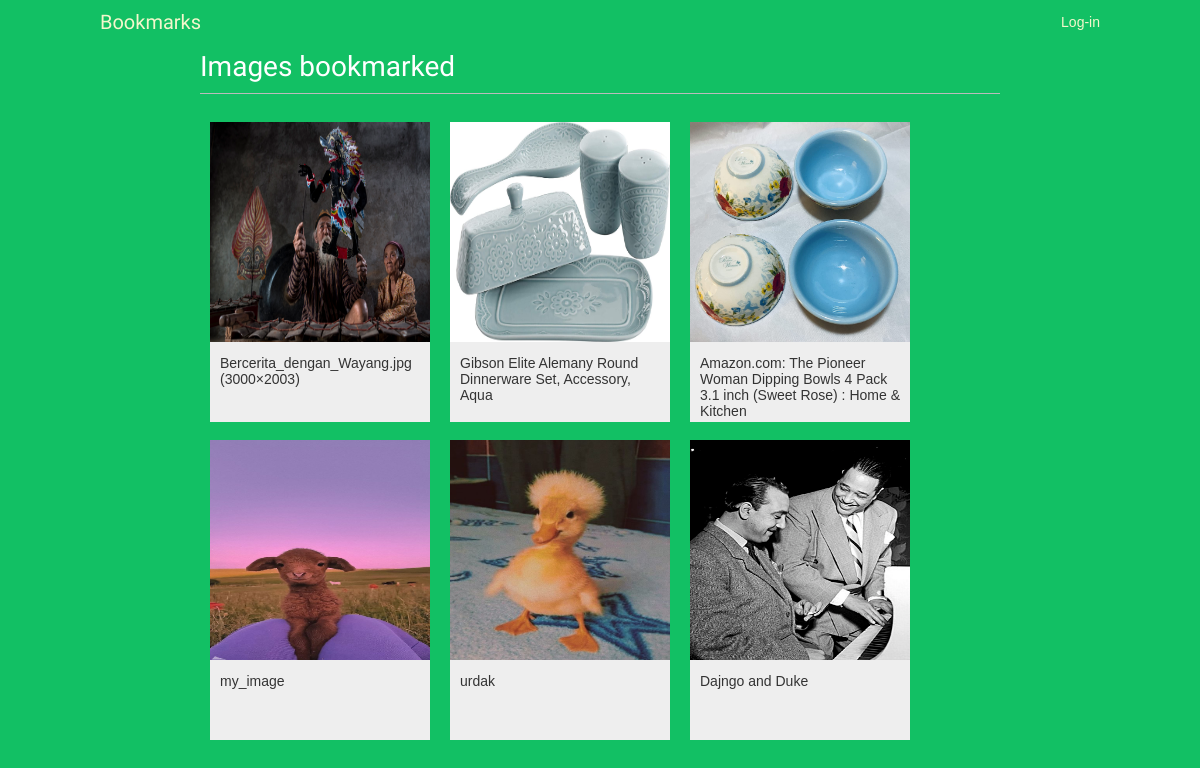
Screenshot of /images/ with the database file from the repository.
### images/models.py (models this page shows, shortened)
class Image(models.Model):
    user = models.ForeignKey(settings.AUTH_USER_MODEL, related_name='images_created', on_delete=models.CASCADE)
    title = models.CharField(max_length=200)
    slug = models.SlugField(max_length=200, blank=True)
    url = models.URLField(max_length=2000)
    image = models.ImageField(upload_to='images_for_image_app/%Y/%m/%d/')
    description = models.TextField(blank=True)
    created = models.DateField(auto_now_add=True)
    users_like = models.ManyToManyField(settings.AUTH_USER_MODEL, related_name='images_liked', blank=True)
    total_likes = models.PositiveIntegerField(default=0)
    class Meta:
        indexes = [
            models.Index(fields=['-created']),
            models.Index(fields=['-total_likes']),
        ]
        ordering = ['-created']
    def get_absolute_url(self):
        return reverse('images:detail', args=[self.id, self.slug])

### images/views.py (the view)
# urls.py: path('', ImageListView.as_view(), name='list'),
class ImageListView(View, LoginRequiredMixin):
    def get(self, request):
        images = Image.objects.all()
        paginator = Paginator(images, 8)
        page = request.GET.get('page')
        images_only = request.GET.get('images_only')
        try:
            images = paginator.page(page)
        except PageNotAnInteger:
            images = paginator.page(1)
        except EmptyPage:
            if images_only:
                return HttpResponse('')
            images = paginator.page(paginator.num_pages)
        if images_only:
            return render(request, 'images/image/list_images.html', {'section': 'images', 'images': images})
        return render(request, 'images/image/list.html', {'section': 'images', 'images': images})

### images/templates/images/image/list.html (shortened to what this page needs)
{% extends "base.html" %}
{% block content %}
  <h1>Images bookmarked</h1>
  <div id="image-list">
    {% include "images/image/list_images.html" %}
  </div>
{% endblock %}

### images/templates/images/image/list_images.html
{% load thumbnail %}
{% for image in images %}
  <div class="image">
    <a href="{{ image.get_absolute_url }}">
      {% thumbnail image.image 300x300 crop="smart" as im %}
      <a href="{{ image.get_absolute_url }}">
        <img src="{{ im.url }}">
      </a>
    </a>
    <div class="info">
      <a href="{{ image.get_absolute_url }}" class="title">
        {{ image.title }}
      </a>
    </div>
  </div>
{% endfor %}

### account/static/css/base.css (style rules this page uses)
body { margin:0; padding:0; font-family:helvetica, sans-serif; }
a { color:#12c064; text-decoration:none; }
h1, h2, h3, h4, h5 , h6 { font-family: 'Muli', sans-serif; font-weight:normal; }
h1 { border-bottom:1px solid #bbb; padding:0 0 10px 0; margin:10px 0 20px 0; }
#header a { color:#f3f7cc; }
#image-list { overflow:hidden; }
#image-list .image { float:left; width:220px; height:300px; margin:0 10px 10px 10px; border-top:8px solid #12c064; background:#eee; }
#image-list img { width:220px; height:220px; }
#image-list .info { padding:10px; }
#image-list .info a { color:#333; }

### rows the page displays
Image: shows a picture, title "Bercerita_dengan_Wayang.jpg (3000×2003)"
Image: shows a picture, title "Gibson Elite Alemany Round Dinnerware Set, Accessory, Aqua"
Image: shows a picture, title "Amazon.com: The Pioneer Woman Dipping Bowls 4 Pack 3.1 inch (Sweet Rose) : Home & Kitchen"
Image: shows a picture, title "my_image"
Image: shows a picture, title "urdak"
Image: shows a picture, title "Dajngo and Duke"
